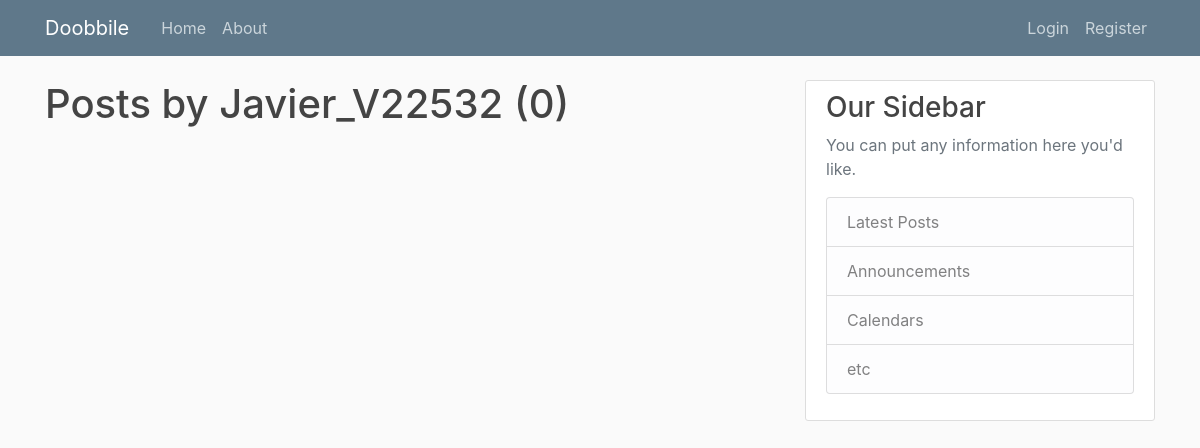
Page /user/Javier_V22532 on the earlier database version.
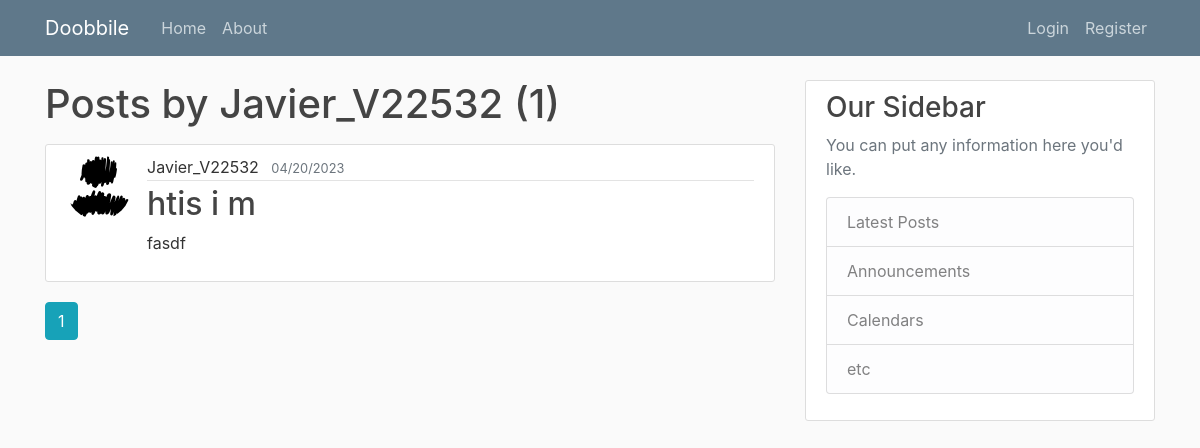
Same page on the later database version.
### doobbile_app/models.py (models this page shows, shortened)
class Post(db.Model):
    id = db.Column(db.Integer, primary_key=True)
    title = db.Column(db.String(100), nullable=False)
    date_posted = db.Column(db.DateTime, nullable=False,
                            default=datetime.utcnow)
    content = db.Column(db.Text, nullable=False)
    user_id = db.Column(db.Integer, db.ForeignKey("user.id"), nullable=False)

class User(db.Model, UserMixin):
    id = db.Column(db.Integer, primary_key=True)
    username = db.Column(db.String(20), unique=True, nullable=False)
    email = db.Column(db.String(120), unique=True, nullable=False)
    image_file = db.Column(db.String(20), nullable=False,
                           default='default.svg')
    password = db.Column(db.String(60), nullable=False)
    posts = db.relationship('Post', backref='author', lazy=True)

### doobbile_app/users/routes.py (the view)
@users.route("/user/<string:username>")
def user_posts(username):
    page = request.args.get('page', 1, type=int)
    user = User.query.filter_by(username=username).first_or_404()
    posts = Post.query.filter_by(author=user).order_by(
        Post.date_posted.desc()).paginate(page=page, per_page=5)
    return render_template("user_posts.html", posts=posts, user=user)

### doobbile_app/templates/user_posts.html
{% extends "layout.html" %}
{% block content %}
<h1 class="mb-3">Posts by {{user.username}} ({{posts.total}})</h1>
    {% for post in posts.items %}
    <div class="media content-section">
      <img class="rounded-circle post-img" src="{{ url_for('static', filename ='profile_pics/' + post.author.image_file) }}">
        <div class="media-body">
          <div class="post-metadata">
            <a class="mr-2" href="{{url_for('users.user_posts', username=post.author.username)}}">{{ post.author.username }}</a>
            <small class="text-muted">{{ post.date_posted.strftime("%m/%d/%Y") }}</small>
          </div>
          <h2><a class="post-title" href="{{ url_for('posts.doobbile', post_id=post.id) }}">{{ post.title }}</a></h2>
          <p class="post-content">{{ post.content }}</p>
        </div>
    </div>
    {% endfor %}
    {% for page_num in posts.iter_pages(left_edge=1, right_edge=1, left_current=1, right_current=2) %}
      {% if page_num %}
        {% if posts.page == page_num %}
        <a class="btn btn-info mb-4" href="{{ url_for('users.user_posts', username=user.username, page=page_num) }}">{{ page_num }}</a>
      {% else %}
      <a class="btn btn-outline-info mb-4" href="{{ url_for('users.user_posts', username=user.username, page=page_num) }}">{{ page_num }}</a>
      {% endif %}
      {% else %}
      ...
      {% endif %}
    {% endfor%}
{% endblock content %}

Differences in the rows shown:
added Post: image_file (placeholder picture), author.username "Javier_V22532", date_posted "04/20/2023", title "htis i m", content "fasdf"
Other differences:
{{ posts.total }}: "0" → "1"
new list line: "1"
